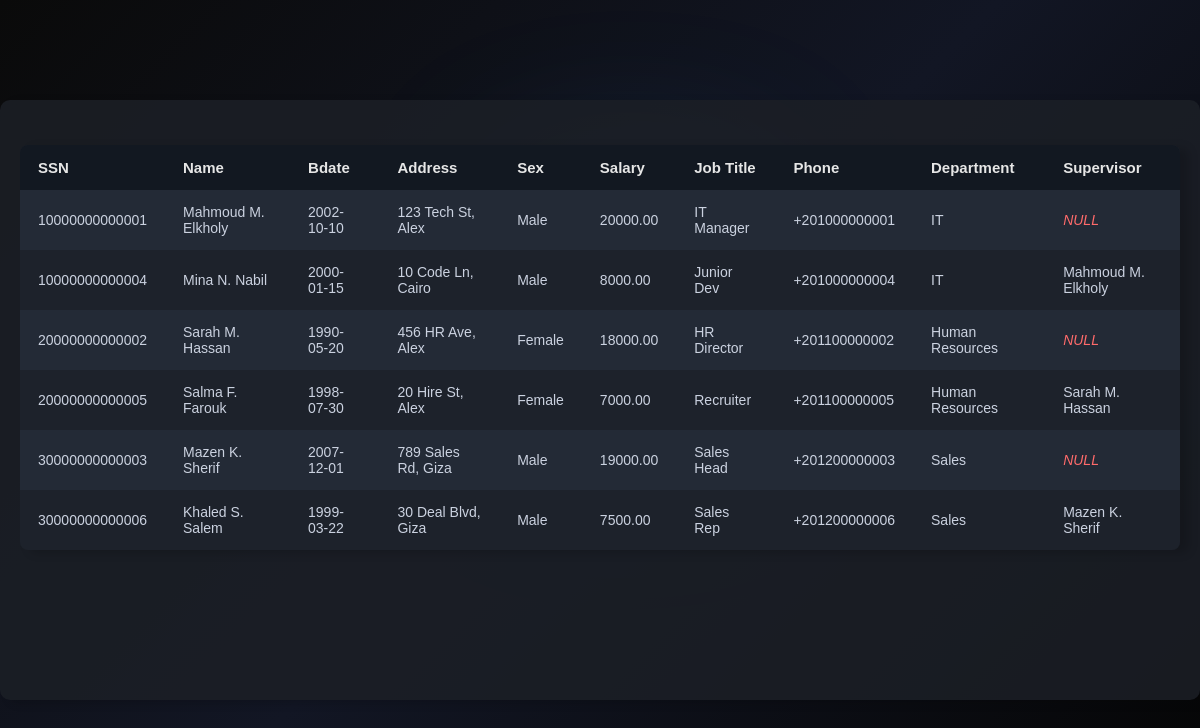
The app's page /manageEmployees/viewEmployee.php with its own data.
### tables this page shows
CREATE TABLE employees (
    SSN CHAR(14) PRIMARY KEY,
    Fname VARCHAR(50) NOT NULL,
    Minit CHAR(1),
    Lname VARCHAR(50) NOT NULL,
    Bdate DATE,
    Address VARCHAR(200),
    Sex ENUM('Male', 'Female') NOT NULL,
    Salary DECIMAL(10, 2),
    JobTitle VARCHAR(50),
    Dno INT,
    SuperSSN CHAR(14),
    Phone CHAR(13),
    CONSTRAINT Valid_Sex CHECK (Sex IN ('Male', 'Female'))
);

CREATE TABLE departments (
    Dnum INT AUTO_INCREMENT PRIMARY KEY,
    Dname VARCHAR(100) NOT NULL UNIQUE,
    Mgr_SSN CHAR(14),
    Mgr_Start_Date DATE,
    Locations VARCHAR(100)
);

### manageEmployees/viewEmployee.php (the view, shortened to what this page needs)
<!DOCTYPE html>
<html lang="en">
    <head>
        <link rel="stylesheet" href="../css/main.css">
        <link rel="stylesheet" href="../css/manage.css">
    </head>
    <body>
        <main class="view-employee-main">
        <?php
        $servername = "localhost";
        $username   = "root";
        $password   = "";
        $dbname     = "email_list_subscription";
        $conn = new mysqli($servername, $username, $password, $dbname);
        $sql = "
            SELECT
                e.SSN,
                e.Fname,
                e.Minit,
                e.Lname,
                e.Bdate,
                e.Address,
                e.Sex,
                e.Salary,
                e.JobTitle,
                e.Phone,
                e.SuperSSN,
                d.Dname AS DepartmentName,
                s.Fname AS SuperFname,
                s.Minit AS SuperMinit,
                s.Lname AS SuperLname
            FROM employees e
            LEFT JOIN departments d
                ON e.Dno = d.Dnum
            LEFT JOIN employees s
                ON e.SuperSSN = s.SSN
            ORDER BY e.SSN ASC
        ";
        $result = $conn->query($sql);
        if ($result->num_rows > 0) {
            echo "<table class='dept-table'>";
            echo "<tr>
                    <th>SSN</th>
                    <th>Name</th>
                    <th>Bdate</th>
                    <th>Address</th>
                    <th>Sex</th>
                    <th>Salary</th>
                    <th>Job Title</th>
                    <th>Phone</th>
                    <th>Department</th>
                    <th>Supervisor</th>
                </tr>";
            while ($row = $result->fetch_assoc()) {
                $empName = $row['Fname'] . " " . $row['Minit'] . ". " . $row['Lname'];
                $deptName = $row['DepartmentName'] ?: "<i>NULL</i>";
                $supervisorName = ($row['SuperFname'])
                    ? $row['SuperFname'] . " " . $row['SuperMinit'] . ". " . $row['SuperLname']
                    : "<i>NULL</i>";
                echo "<tr>
                        <td>{$row['SSN']}</td>
                        <td>{$empName}</td>
                        <td>" . ($row['Bdate'] ?: "<i>NULL</i>") . "</td>
                        <td>" . ($row['Address'] ?: "<i>NULL</i>") . "</td>
                        <td>{$row['Sex']}</td>
                        <td>" . ($row['Salary'] ?: "<i>NULL</i>") . "</td>
                        <td>" . ($row['JobTitle'] ?: "<i>NULL</i>") . "</td>
                        <td>" . ($row['Phone'] ?: "<i>NULL</i>") . "</td>
                        <td>{$deptName}</td>
                        <td>{$supervisorName}</td>
                    </tr>";
            }
            echo "</table>";
        } else {
            echo "<p>No employees found.</p>";
        }
        ?>
        </main>
    </body>
</html>

### css/main.css (style rules this page uses)
* { box-sizing: border-box; margin: 0; padding: 0; }

### records on screen
employees: SSN "10000000000001", empName "Mahmoud M. Elkholy", Bdate "2002-10-10", Address "123 Tech St, Alex", Sex "Male", Salary "20000.00", JobTitle "IT Manager", Phone "+201000000001", Dno.Dname "IT", shows "NULL"
employees: SSN "10000000000004", empName "Mina N. Nabil", Bdate "2000-01-15", Address "10 Code Ln, Cairo", Sex "Male", Salary "8000.00", JobTitle "Junior Dev", Phone "+201000000004", Dno.Dname "IT", SuperSSN.Fname "Mahmoud", SuperSSN.Minit "M", SuperSSN.Lname "Elkholy"
employees: SSN "20000000000002", empName "Sarah M. Hassan", Bdate "1990-05-20", Address "456 HR Ave, Alex", Sex "Female", Salary "18000.00", JobTitle "HR Director", Phone "+201100000002", Dno.Dname "Human Resources", shows "NULL"
employees: SSN "20000000000005", empName "Salma F. Farouk", Bdate "1998-07-30", Address "20 Hire St, Alex", Sex "Female", Salary "7000.00", JobTitle "Recruiter", Phone "+201100000005", Dno.Dname "Human Resources", SuperSSN.Fname "Sarah", SuperSSN.Minit "M", SuperSSN.Lname "Hassan"
employees: SSN "30000000000003", empName "Mazen K. Sherif", Bdate "2007-12-01", Address "789 Sales Rd, Giza", Sex "Male", Salary "19000.00", JobTitle "Sales Head", Phone "+201200000003", Dno.Dname "Sales", shows "NULL"
employees: SSN "30000000000006", empName "Khaled S. Salem", Bdate "1999-03-22", Address "30 Deal Blvd, Giza", Sex "Male", Salary "7500.00", JobTitle "Sales Rep", Phone "+201200000006", Dno.Dname "Sales", SuperSSN.Fname "Mazen", SuperSSN.Minit "K", SuperSSN.Lname "Sherif"
